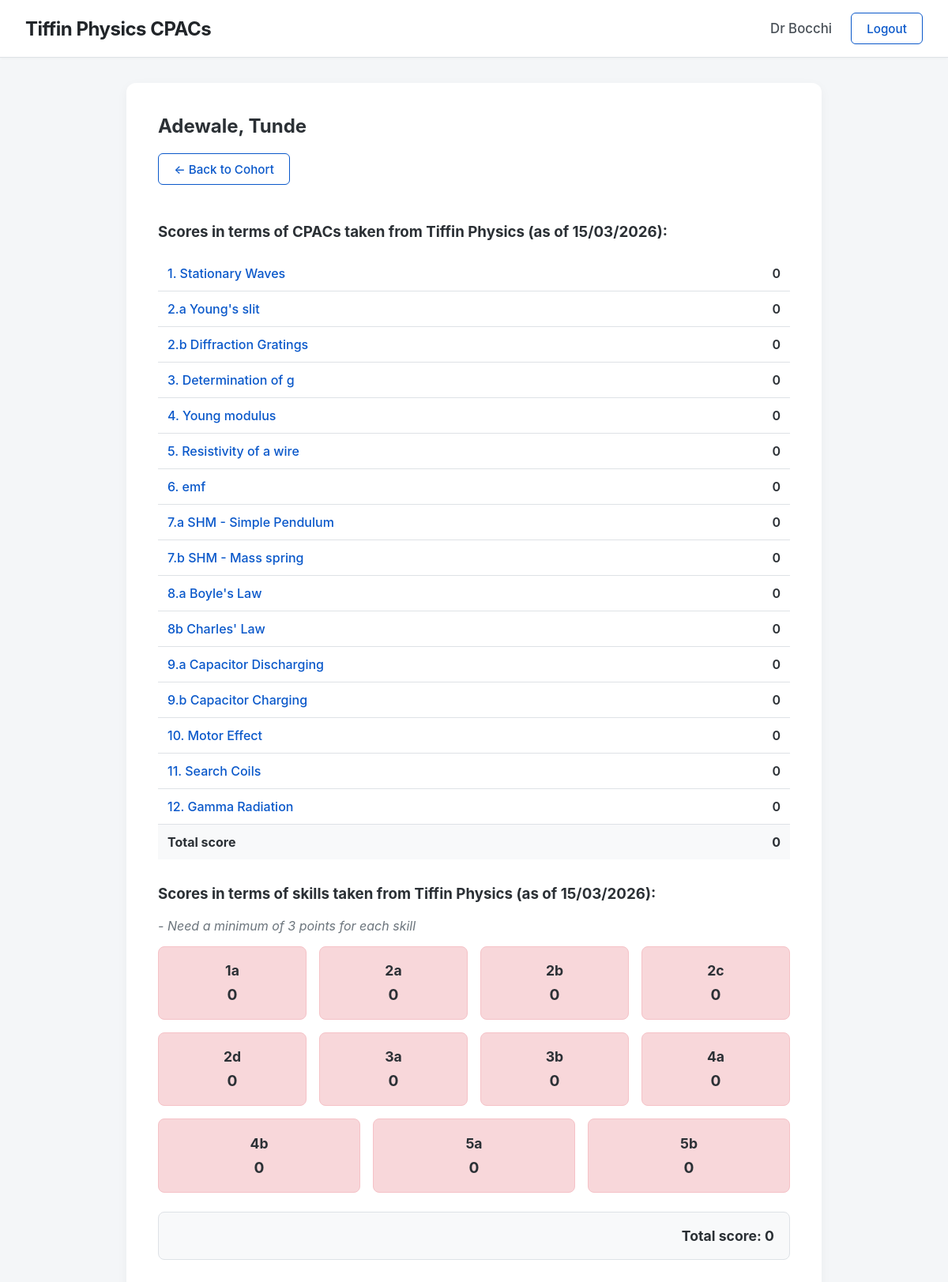
Screenshot of /student/2 (signed in) with the database file from the repository.
### app.py (models this page shows, shortened)
class Teacher(UserMixin, db.Model):
    id = db.Column(db.Integer, primary_key=True)
    email = db.Column(db.String(150), unique=True, nullable=False)
    password = db.Column(db.String(200), nullable=True) # Nullable for first-time login
    title = db.Column(db.String(10), nullable=False)
    first_name = db.Column(db.String(100), nullable=False)
    last_name = db.Column(db.String(100), nullable=False)
    @property
    def role(self): return 'teacher'

class Student(UserMixin, db.Model):
    id = db.Column(db.Integer, primary_key=True)
    first_name = db.Column(db.String(100), nullable=False)
    last_name = db.Column(db.String(100), nullable=False)
    cohort_id = db.Column(db.Integer, db.ForeignKey('cohort.id'), nullable=False)
    assessments = db.relationship('Assessment', backref='student_ref', lazy=True, cascade="all, delete-orphan")

class Practical(db.Model):
    id = db.Column(db.Integer, primary_key=True)
    name = db.Column(db.String(150), nullable=False)

class Skill(db.Model):
    id = db.Column(db.Integer, primary_key=True)
    name = db.Column(db.String(10), unique=True, nullable=False)
    description = db.Column(db.String(500), nullable=False)

### app.py (the view)
@app.route('/student/<int:id>')
@login_required
def student_view(id):
    if current_user.role == 'student' and current_user.id != id: abort(403)
    student = Student.query.get_or_404(id)
    assessments = Assessment.query.filter_by(student_id=student.id).all()
    prac_scores = {p: 0 for p in Practical.query.all()}
    skill_scores = {sk: 0 for sk in Skill.query.all()}
    for a in assessments:
        prac_scores[Practical.query.get(a.practical_id)] += 1
        skill_scores[Skill.query.get(a.skill_id)] += 1
    return render_template('student.html', student=student, prac_scores=prac_scores, skill_scores=skill_scores, total_score=len(assessments), date=datetime.utcnow().strftime('%d/%m/%Y'))

### app.py (called while the page is built)
@login_manager.user_loader
def load_user(user_id):
    if user_id.startswith('teacher_'): return Teacher.query.get(int(user_id.split('_')[1]))
    elif user_id.startswith('student_'): return Student.query.get(int(user_id.split('_')[1]))
    return None

### templates/student.html
{% extends 'base.html' %} {% block content %}
<div
	style="
		background: white;
		padding: 2.5rem;
		border-radius: 12px;
		box-shadow: 0 4px 15px rgba(0, 0, 0, 0.04);
		max-width: 800px;
		margin: 0 auto;
	">
	<h2 style="margin-top: 0">
		{{ student.last_name }}, {{ student.first_name }}
	</h2>
	{% if current_user.role == 'teacher' %}
	<a
		href="{{ url_for('cohort_view', id=student.cohort_id) }}"
		class="btn btn-outline"
		style="margin-bottom: 1.5rem; display: inline-block"
		>&larr; Back to Cohort</a
	>
	{% endif %}
	<h3 style="margin-top: 1.5rem">
		Scores in terms of CPACs taken from Tiffin Physics (as of {{ date }}):
	</h3>
	<table style="width: 100%; border-collapse: collapse; margin-bottom: 2rem">
		{% for p, count in prac_scores.items() %}
		<tr>
			<td
				style="
					padding: 0.75rem;
					border-bottom: 1px solid var(--border);
				">
				<a
					href="{{ url_for('grade', student_id=student.id, prac_id=p.id) }}"
					style="
						text-decoration: none;
						color: var(--primary);
						font-weight: 500;
					"
					>{{ p.name }}</a
				>
			</td>
			<td
				style="
					padding: 0.75rem;
					border-bottom: 1px solid var(--border);
					text-align: right;
					font-weight: 600;
				">
				{{ count }}
			</td>
		</tr>
		{% endfor %}
		<tr style="background: #f8f9fa">
			<td style="padding: 0.75rem; font-weight: bold">Total score</td>
			<td style="padding: 0.75rem; text-align: right; font-weight: bold">
				{{ total_score }}
			</td>
		</tr>
	</table>
	<h3 style="margin-top: 2rem">
		Scores in terms of skills taken from Tiffin Physics (as of {{ date }}):
	</h3>
	<p style="color: #6c757d; font-style: italic; margin-bottom: 1rem">
		- Need a minimum of 3 points for each skill
	</p>
	<div
		style="
			display: flex;
			flex-wrap: wrap;
			gap: 1rem;
			margin-bottom: 1.5rem;
		">
		{% for sk, count in skill_scores.items() %}
		<div
			style="flex: 1 1 calc(20% - 1rem); background: {% if count < 3 %}#f8d7da{% else %}#d1e7dd{% endif %}; padding: 1.2rem; border-radius: 8px; text-align: center; border: 1px solid {% if count < 3 %}#f5c2c7{% else %}#badbcc{% endif %};">
			<strong
				style="display: block; font-size: 1.1rem; margin-bottom: 0.5rem"
				>{{ sk.name }}</strong
			>
			<span style="font-size: 1.2rem; font-weight: bold"
				>{{ count }}</span
			>
		</div>
		{% endfor %}
	</div>
	<div
		style="
			background: #f8f9fa;
			padding: 1.2rem;
			text-align: right;
			border-radius: 8px;
			border: 1px solid var(--border);
		">
		<strong style="font-size: 1.1rem"
			>Total score: {{ total_score }}</strong
		>
	</div>
</div>
{% endblock %}

### templates/base.html (shortened to what this page needs)
<!doctype html>
<html lang="en">
	<head>
	</head>
	<body>
		<nav class="navbar">
			<h2>
				<a
					href="{% if current_user.is_authenticated and current_user.role == 'teacher' %}{{ url_for('dashboard') }}{% else %}{{ url_for('home') }}{% endif %}"
					class="navbar-brand"
					>Tiffin Physics CPACs</a
				>
			</h2>
			<div style="display: flex; align-items: center">
				{% if current_user.is_authenticated %} {% if current_user.role
				== 'teacher' %}
				<span class="user-name"
					>{{ current_user.title }} {{ current_user.last_name }}</span
				>
				{% endif %}
				<a href="{{ url_for('logout') }}" class="btn btn-outline"
					>Logout</a
				>
				{% endif %}
			</div>
		</nav>
		<div class="container">
			 {% block content %}{%
			endblock %}
		</div>
	</body>
</html>

### templates/base.html (style rules this page uses)
:root { --bg: #f4f6f8; --text: #2b3035; --primary: #0a58ca; --border: #dee2e6; }
body { font-family: -apple-system, BlinkMacSystemFont, "Segoe UI", Roboto, sans-serif; background: var(--bg); color: var(--text); margin: 0; padding: 0; }
.navbar { background: #ffffff; padding: 1rem 2rem; border-bottom: 1px solid var(--border); display: flex; justify-content: space-between; align-items: center; box-shadow: 0 1px 3px rgba(0, 0, 0, 0.03); }
.navbar h2 { margin: 0; font-weight: 700; letter-spacing: -0.5px; }
.navbar-brand { text-decoration: none; color: #212529; transition: color 0.2s ease; }
.user-name { font-weight: 500; font-size: 1.05rem; margin-right: 1.5rem; color: #495057; }
.container { max-width: 1400px; margin: 2rem auto; padding: 0 1rem; }
.btn { padding: 0.6rem 1.2rem; border: none; border-radius: 6px; background: var(--primary); color: white; cursor: pointer; text-decoration: none; font-size: 0.95rem; font-weight: 500; transition: background 0.2s; }
.btn-outline { background: transparent; border: 1px solid var(--primary); color: var(--primary); }

### rows the page displays
Teacher: title "Dr", last_name "Bocchi"
Student: last_name "Adewale", first_name "Tunde"
Practical: name "1. Stationary Waves", count "0"
Practical: name "2.a Young's slit", count "0"
Practical: name "2.b Diffraction Gratings", count "0"
Practical: name "3. Determination of g", count "0"
Practical: name "4. Young modulus", count "0"
Practical: name "5. Resistivity of a wire", count "0"
Practical: name "6. emf", count "0"
Practical: name "7.a SHM - Simple Pendulum", count "0"
Practical: name "7.b SHM - Mass spring", count "0"
Practical: name "8.a Boyle's Law", count "0"
Practical: name "8b Charles' Law", count "0"
Practical: name "9.a Capacitor Discharging", count "0"
Practical: name "9.b Capacitor Charging", count "0"
Practical: name "10. Motor Effect", count "0"
Practical: name "11. Search Coils", count "0"
Practical: name "12. Gamma Radiation", count "0"
Skill: name "1a", count "0"
Skill: name "2a", count "0"
Skill: name "2b", count "0"
Skill: name "2c", count "0"
Skill: name "2d", count "0"
Skill: name "3a", count "0"
Skill: name "3b", count "0"
Skill: name "4a", count "0"
Skill: name "4b", count "0"
Skill: name "5a", count "0"
Skill: name "5b", count "0"

### other values shown
{{ date }} "15/03/2026"
{{ total_score }} "0"
